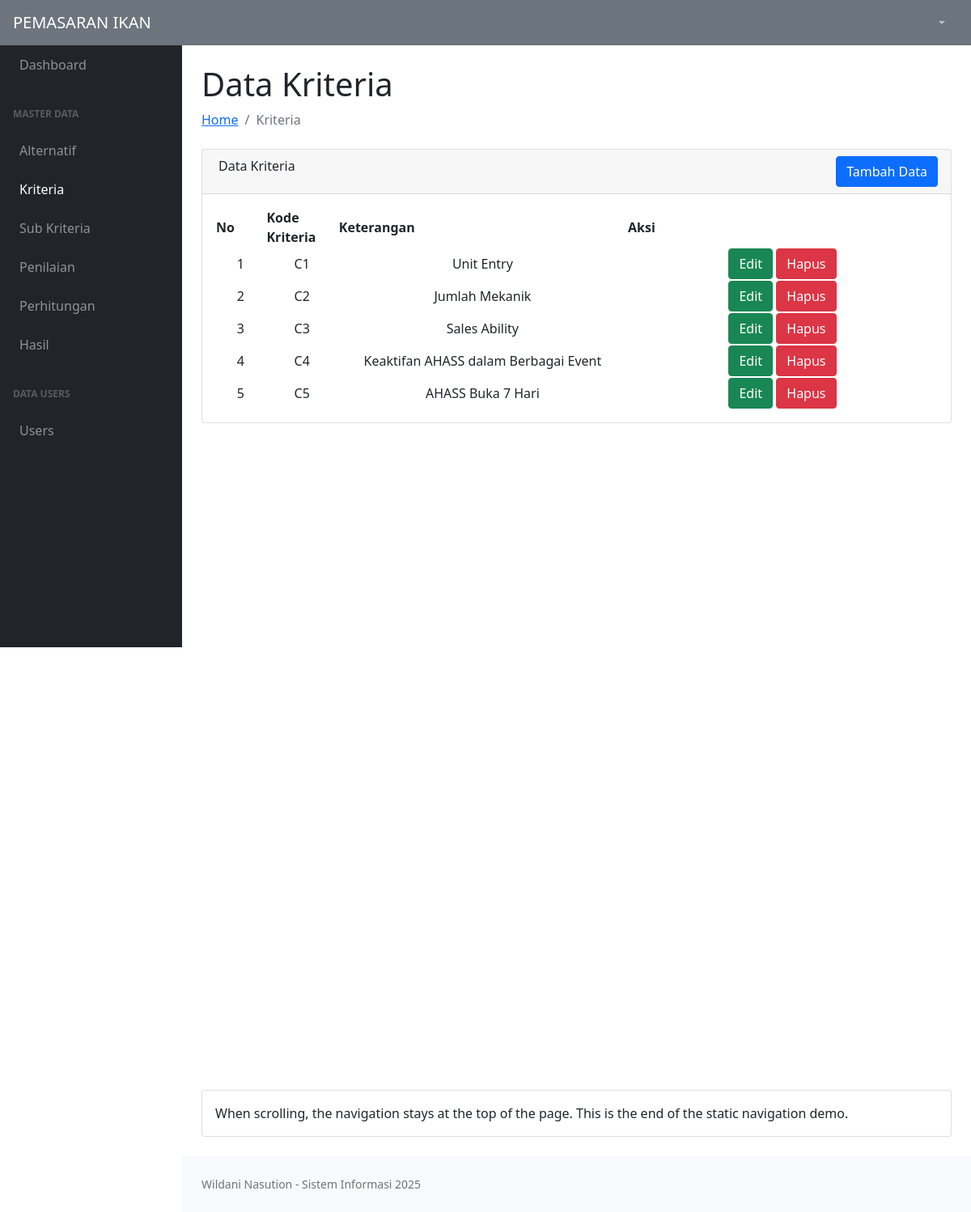
/kriteria.php (signed in), run on the app's committed database.
### tables this page shows
CREATE TABLE `kriteria` (
  `id_kriteria` int(4) NOT NULL,
  `kriteria` varchar(2) NOT NULL,
  `keterangan` varchar(50) NOT NULL,
  `bobot` double NOT NULL
);

### app/Koneksi.php (called while the page is built, shortened)
<?php
class Koneksi{
    function Koneksi()
    {
        $db = new PDO("mysql:host=localhost;dbname=ahass","root", "");
        return $db;
    }
}
?>

### app/Kriteria.php (called while the page is built, shortened)
<?php
require_once "Koneksi.php";
class Kriteria extends Koneksi{
    public function __construct()
    {
        $call = new Koneksi();
        $this->db = $call->koneksi();
    }
    public function tampil()
    {
    $sql = "SELECT * FROM kriteria ORDER BY kriteria ASC";
    $stmt = $this->db->prepare($sql);
    $stmt->execute();
    $data = [];
    while ($rows = $stmt->fetch()) {
    $data[] = $rows;
    }
    return $data;
    }
}

### pages/kriteria/index.php (the view, shortened to what this page needs)
<div id="layoutSidenav_content">
	<main>
		<div class="container-fluid px-4">
			<h1 class="mt-4">Data Kriteria</h1>
			<ol class="breadcrumb mb-4">
				<li class="breadcrumb-item"><a href="index.php">Home</a></li>
				<li class="breadcrumb-item active">Kriteria</li>
			</ol>
			<div class="card mb-4">
				<div class="card-header">
					<i class="fas fa-table me-1"></i> Data Kriteria
					<button style="float:right" class="btn btn-primary btn-add">
						<i class="fas fa-plus mr-1"></i> Tambah Data
					</button>
				</div>
				<div class="card-body">
					<table id="datatablesSimple">
						<thead>
							<tr>
								<th width="7%">No</th>
								<th width="10%">Kode Kriteria</th>
								<th width="40%">Keterangan</th>
								<th width="">Aksi</th>
							</tr>
						</thead>
						<tbody style="text-align:center;">
							<?php $no = 1;
							foreach ($rows as $row) {; ?>
								<tr>
									<td><?= $no ?></td>
									<td><?= $row['kriteria'] ?></td>
									<td><?= $row['keterangan'] ?></td>
									<td>
										<button class="btn btn-success btn-edit" data-id="<?= $row['id_kriteria'] ?>"><i class="mdi mdi-lead-pencil mr-1"></i> Edit</button>
										<button class="btn btn-danger btn-hapus" data-id="<?= $row['id_kriteria'] ?>" data-handler="kriteria"><i class="mdi mdi-trash-can mr-1"></i>
											Hapus
										</button>
									</td>
								</tr>
							<?php $no++;
							} ?>
						</tbody>
					</table>
				</div>
			</div>
			<div style="height: 100vh"></div>
			<div class="card mb-4">
				<div class="card-body">When scrolling, the navigation stays at the top of the page. This is the end of the static navigation demo.</div>
			</div>
		</div>
	</main>

### data on the page
kriteria: kriteria "C1", keterangan "Unit Entry"
kriteria: kriteria "C2", keterangan "Jumlah Mekanik"
kriteria: kriteria "C3", keterangan "Sales Ability"
kriteria: kriteria "C4", keterangan "Keaktifan AHASS dalam Berbagai Event"
kriteria: kriteria "C5", keterangan "AHASS Buka 7 Hari"
